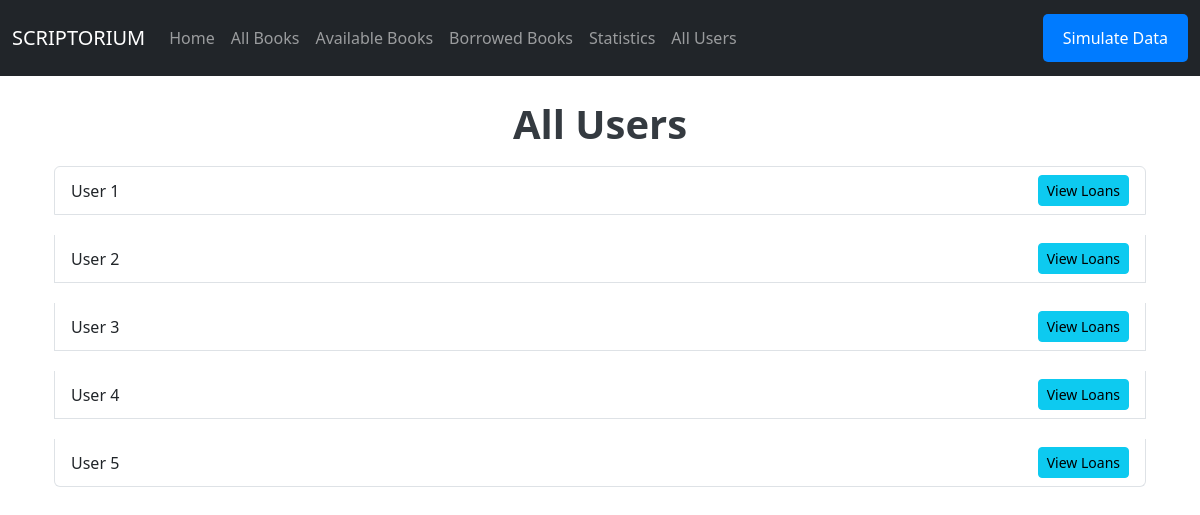
Screenshot of /users with the database file from the repository.
### app/models.py (models this page shows)
class User(db.Model):
    id = db.Column(db.Integer, primary_key=True)
    name = db.Column(db.String(100), nullable=False)
    loans = db.relationship('Loan', back_populates='user')

### app/routes.py (the view)
@main.route('/users')
def all_users():
    users = User.query.all()
    return render_template('all_users.html', users=users, title="All Users")

### app/templates/all_users.html
{% extends 'base.html' %}
{% block content %}
<div class="container">
    <h1 class="text-center">All Users</h1>
    <ul class="list-group">
        {% for user in users %}
            <li class="list-group-item d-flex justify-content-between align-items-center">
                {{ user.name }}
                <a href="{{ url_for('main.user_loans', user_id=user.id) }}" class="btn btn-info btn-sm">View Loans</a>
            </li>
        {% endfor %}
    </ul>
</div>
{% endblock %}

### app/static/css/styles.css (style rules this page uses)
h1 { font-size: 2.5rem; color: #343a40; font-weight: bold; }
ul { list-style: none; padding-left: 0; }
ul li { margin: 10px 0; }

### rows the page displays
User: name "User 1"
User: name "User 2"
User: name "User 3"
User: name "User 4"
User: name "User 5"
